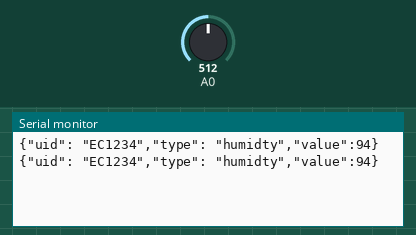
Simulated run of this sketch. Board: Arduino Uno, built with avr-gcc and run on an emulated ATmega328P. Parts: the last lines printed to the serial monitor. The test bench sets the inputs (shaded band); at power-on: A0 = 512.

Above: at 1.8 s.
1.9 s: A0 set to 716
At 2.8 s:
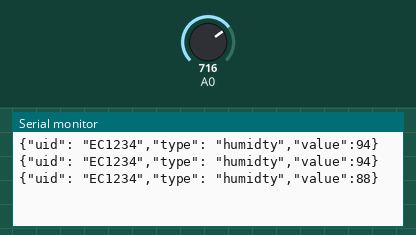
3.4 s: A0 set to 900
At 4.5 s:
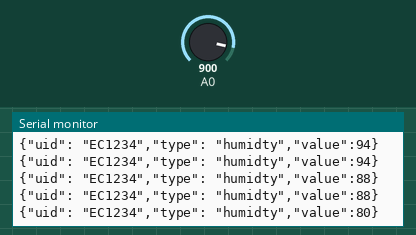
Timing chart, 0 to 6.4 s (numbered marks = the images above; inputs shaded):
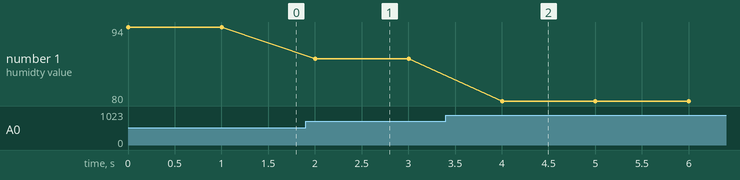

Measured:
- after the input at 1.9 s, the serial monitor: prints a new line after 0.10 s (image 1)
- after the input at 3.4 s, the serial monitor: prints a new line after 0.60 s (image 2)
- plotted number 1: 94 → 88 after the input at 1.9 s, 88 → 80 after the input at 3.4 s

The sketch:

random_number_generator.ino
```cpp
void setup() {
  Serial.begin(9600);

}


void loop() {
Serial.print(F("{\"uid\": \"EC1234\",\"type\": \"humidty\",\"value\":"));// JSON into flash memeory.

Serial.print( get_rand(100));// call the user defined function.
Serial.println("}");
delay(1000);


}
int get_rand(int val)
{
  int seed=analogRead(A0);
  return ((seed%22)*999)%val;// Generate a random number.
  }
```
